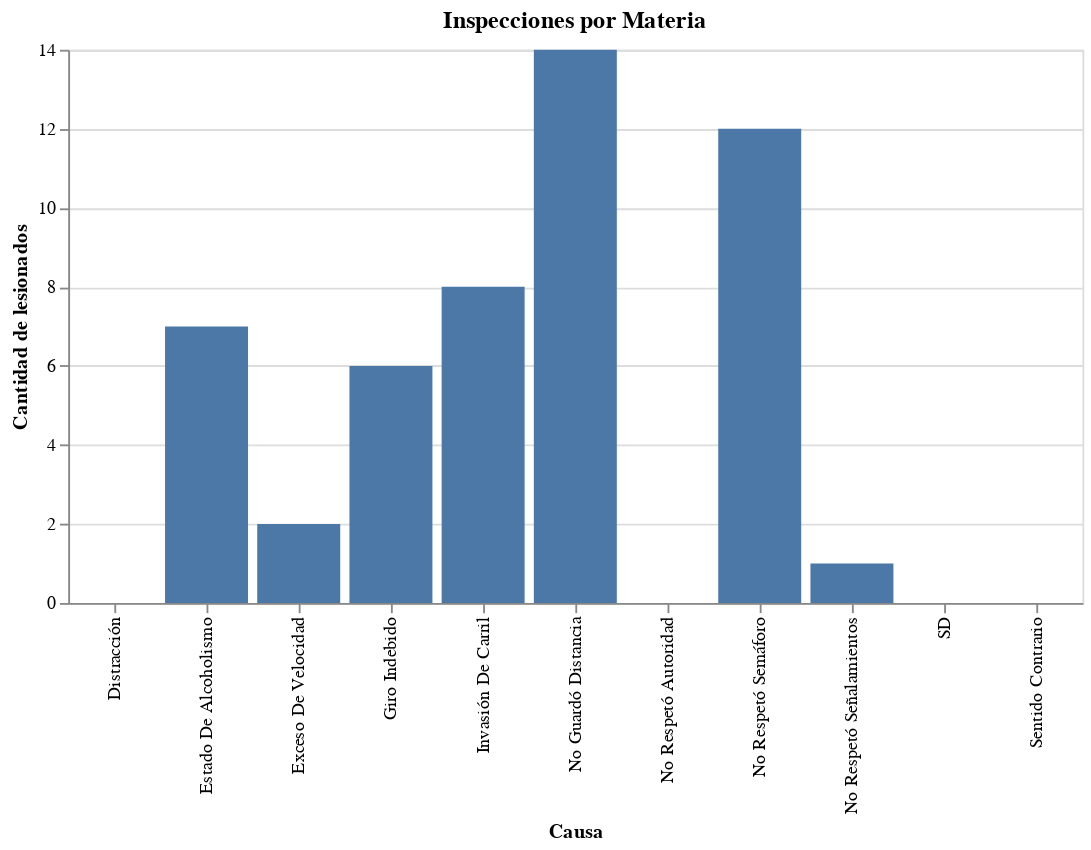

Notebook source saved alongside this figure:
### Markdown cell above
**¿Podemos saber de cierta avenida, los tipos de accidentes que más lesionados causaron?**

El siguiente código de texto se puede reproducir con otras vialidades para ver las problemáticas que estas tienen respecto a las causas de sus accidentes, en el caso de Lincoln, el que tiene más accidentes.

Conociendo estos datos, se puede espera que se tomen acciones respecto a como minimizar los accidentes, como alcoholimetros, promover guardar distancia, que haya una patrulla en la zona cuidando la avenida.

### Code cell
nwdataAA = dataAA.loc[dataAA['Nombre_de_la_vialidad'] == 'Lincoln']
newdataAA = nwdataAA.loc[dataAA['causa'] != 'Otro']
grafico_accidentesLincoln = alt.Chart(newdataAA).mark_bar().encode(
    x = alt.X("causa:N", title = "Causa"), 
    y = alt.Y("sum(lesionados)", title = "Cantidad de lesionados") 
).properties(
    title = "Inspecciones por Materia",
    width = 550
)
grafico_accidentesLincoln

### Figure 1 — Vega-Lite specification as saved in the notebook (floating-point values rounded to 4 significant figures; data arrays with more than 128 entries replaced by an {"elided": "..."} marker saying what was removed)
{"config": {"view": {"continuousWidth": 400, "continuousHeight": 300}}, "data": {"name": "data-27031cda75f17ce9468efc13843e4af9"}, "mark": "bar", "encoding": {"x": {"type": "nominal", "field": "causa", "title": "Causa"}, "y": {"type": "quantitative", "aggregate": "sum", "field": "lesionados", "title": "Cantidad de lesionados"}}, "title": "Inspecciones por Materia", "width": 550, "$schema": "https://vega.github.io/schema/vega-lite/v4.8.1.json", "datasets": {"data-27031cda75f17ce9468efc13843e4af9": {"elided": "2957 records"}}}
